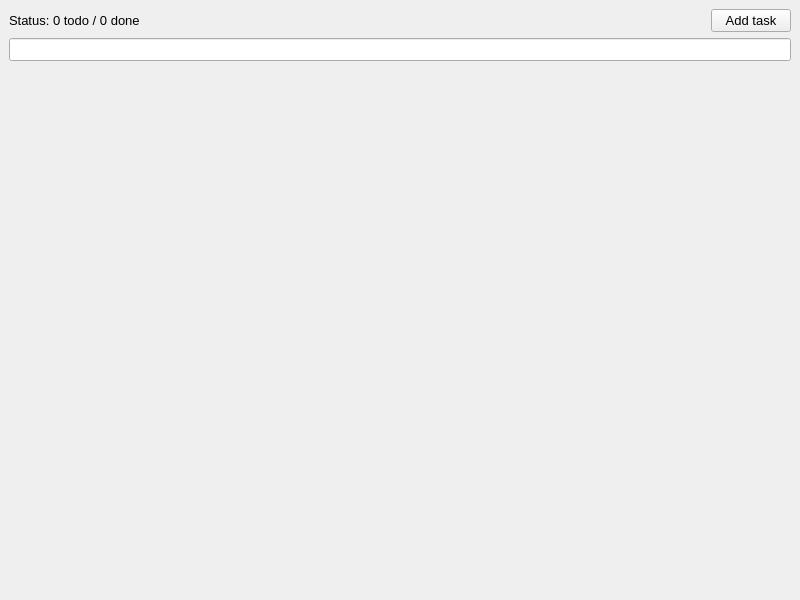
<?xml version="1.0" encoding="UTF-8"?>
<ui version="4.0">
 <class>MainWindow</class>
 <widget class="QMainWindow" name="MainWindow">
  <property name="geometry">
   <rect>
    <x>0</x>
    <y>0</y>
    <width>800</width>
    <height>600</height>
   </rect>
  </property>
  <property name="font">
   <font>
    <pointsize>10</pointsize>
   </font>
  </property>
  <property name="windowTitle">
   <string>Todo</string>
  </property>
  <widget class="QWidget" name="centralwidget">
   <layout class="QVBoxLayout" name="verticalLayout">
    <item>
     <layout class="QHBoxLayout" name="toolbarLayout">
      <item>
       <widget class="QLabel" name="statusLabel">
        <property name="text">
         <string>Status: 0 todo / 0 done</string>
        </property>
       </widget>
      </item>
      <item>
       <spacer name="horizontalSpacer">
        <property name="orientation">
         <enum>Qt::Horizontal</enum>
        </property>
        <property name="sizeHint" stdset="0">
         <size>
          <width>40</width>
          <height>20</height>
         </size>
        </property>
       </spacer>
      </item>
      <item>
       <widget class="QPushButton" name="addTaskButton">
        <property name="text">
         <string>Add task</string>
        </property>
       </widget>
      </item>
     </layout>
    </item>
    <item>
     <layout class="QVBoxLayout" name="tasksLayout"/>
    </item>
    <item>
     <widget class="QLineEdit" name="lineEdit"/>
    </item>
    <item>
     <spacer name="verticalSpacer">
      <property name="orientation">
       <enum>Qt::Vertical</enum>
      </property>
      <property name="sizeHint" stdset="0">
       <size>
        <width>20</width>
        <height>40</height>
       </size>
      </property>
     </spacer>
    </item>
   </layout>
  </widget>
 </widget>
 <resources/>
 <connections/>
</ui>
